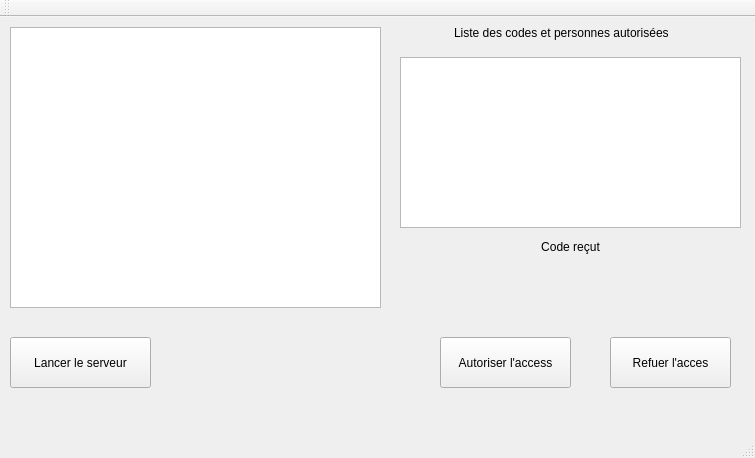
<?xml version="1.0" encoding="UTF-8"?>
<ui version="4.0">
 <class>MainWindow</class>
 <widget class="QMainWindow" name="MainWindow">
  <property name="geometry">
   <rect>
    <x>0</x>
    <y>0</y>
    <width>755</width>
    <height>458</height>
   </rect>
  </property>
  <property name="windowTitle">
   <string>MainWindow</string>
  </property>
  <widget class="QWidget" name="centralWidget">
   <widget class="QGraphicsView" name="graphicsView">
    <property name="geometry">
     <rect>
      <x>10</x>
      <y>10</y>
      <width>371</width>
      <height>281</height>
     </rect>
    </property>
   </widget>
   <widget class="QPushButton" name="grantAccessButton">
    <property name="geometry">
     <rect>
      <x>440</x>
      <y>320</y>
      <width>131</width>
      <height>51</height>
     </rect>
    </property>
    <property name="text">
     <string>Autoriser l'access</string>
    </property>
   </widget>
   <widget class="QPushButton" name="denieAccess">
    <property name="geometry">
     <rect>
      <x>610</x>
      <y>320</y>
      <width>121</width>
      <height>51</height>
     </rect>
    </property>
    <property name="text">
     <string>Refuer l'acces</string>
    </property>
   </widget>
   <widget class="QListView" name="listView">
    <property name="geometry">
     <rect>
      <x>400</x>
      <y>40</y>
      <width>341</width>
      <height>171</height>
     </rect>
    </property>
   </widget>
   <widget class="QLabel" name="label">
    <property name="geometry">
     <rect>
      <x>454</x>
      <y>0</y>
      <width>231</width>
      <height>31</height>
     </rect>
    </property>
    <property name="lineWidth">
     <number>1</number>
    </property>
    <property name="text">
     <string>Liste des codes et personnes autorisées</string>
    </property>
   </widget>
   <widget class="QPushButton" name="startServerButton">
    <property name="geometry">
     <rect>
      <x>10</x>
      <y>320</y>
      <width>141</width>
      <height>51</height>
     </rect>
    </property>
    <property name="text">
     <string>Lancer le serveur</string>
    </property>
   </widget>
   <widget class="QLabel" name="label_2">
    <property name="geometry">
     <rect>
      <x>440</x>
      <y>220</y>
      <width>261</width>
      <height>20</height>
     </rect>
    </property>
    <property name="text">
     <string>Code reçut</string>
    </property>
    <property name="alignment">
     <set>Qt::AlignCenter</set>
    </property>
   </widget>
   <widget class="QLabel" name="codeReceived">
    <property name="geometry">
     <rect>
      <x>510</x>
      <y>250</y>
      <width>121</width>
      <height>17</height>
     </rect>
    </property>
    <property name="text">
     <string/>
    </property>
    <property name="alignment">
     <set>Qt::AlignCenter</set>
    </property>
   </widget>
  </widget>
  <widget class="QToolBar" name="mainToolBar">
   <attribute name="toolBarArea">
    <enum>TopToolBarArea</enum>
   </attribute>
   <attribute name="toolBarBreak">
    <bool>false</bool>
   </attribute>
  </widget>
  <widget class="QStatusBar" name="statusBar"/>
  <widget class="QMenuBar" name="menuBar">
   <property name="geometry">
    <rect>
     <x>0</x>
     <y>0</y>
     <width>755</width>
     <height>27</height>
    </rect>
   </property>
  </widget>
 </widget>
 <layoutdefault spacing="6" margin="11"/>
 <resources/>
 <connections/>
</ui>
